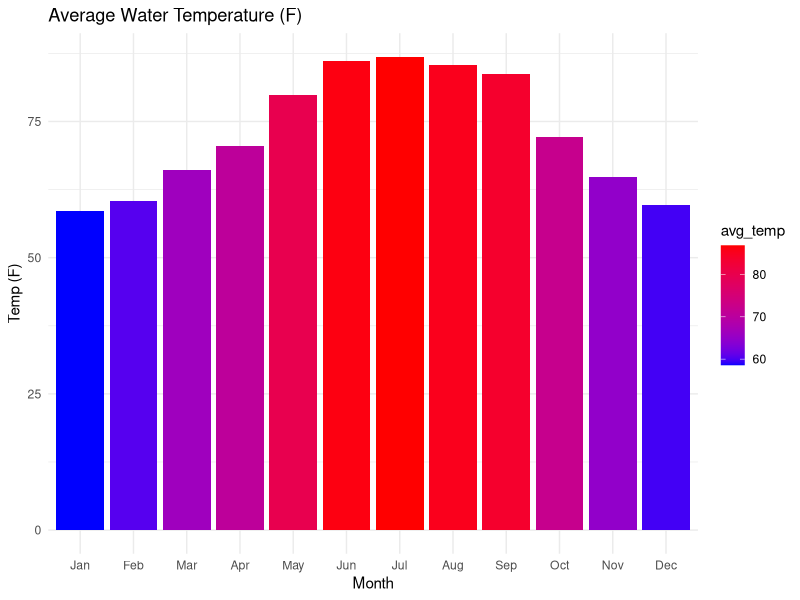
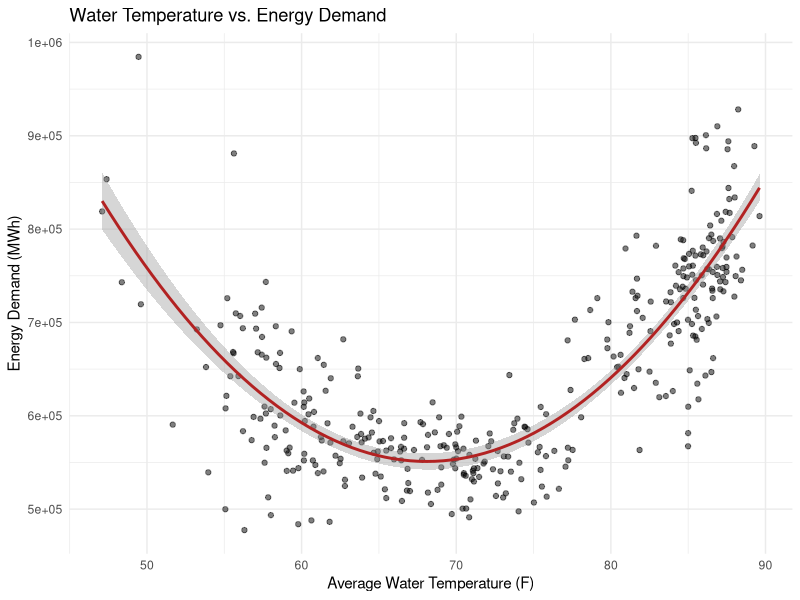

Write R code to recreate these figures, in order.
## ---- chunk 1
#| echo: false
#| message: false
#| warning: false

library(tidyverse)
library(broom)
library(kableExtra)
Dauphin_Island <- read.csv("dauphin_island.csv")
energy_demand <- read.csv("energy_demand.csv")
## ---- chunk 2
#| echo: false
#| message: false
#| warning: false

eighty_five <-Dauphin_Island %>%
  filter(Water.Temp...F. > 85)

## ---- chunk 3
#| echo: false
#| message: false
#| warning: false

high_temp <- Dauphin_Island %>%
  filter(Water.Temp...F. > 85) %>%
  mutate(Month = month(Date, label = TRUE))
month_freq <- high_temp %>%
  count(Month) %>%
  arrange(desc(n))

month_freq |>
  rename(Month = Month, `Hours Above 85 degrees Fahrenheit` = n) |>
  kable(caption = "Frequency of High Water Temperature Occurrences by Month") |>
  kable_styling(bootstrap_options = c("striped", "hover", "condensed"), full_width = F, position = "left")
## ---- chunk 4
water <- Dauphin_Island |>
  mutate(Date = as.Date(Date)) |>
  group_by(Date) |>
  summarize(avg_water_temp = mean(as.numeric(Water.Temp...F.), na.rm = TRUE))

energy <- energy_demand |>
  mutate(Date = as.Date(Timestamp..Hour.Ending., format = "%m/%d/%Y"))

combined <- inner_join(water, energy, by = "Date")
## ---- chunk 5
montly_summary <- combined |>
  mutate(Month = month(Date, label = TRUE, abbr = TRUE)) |>
  group_by(Month) |>
  summarize(avg_temp = mean(avg_water_temp, na.rm = TRUE))

ggplot(montly_summary, aes(x=Month, y=avg_temp, fill = avg_temp)) +
  geom_col() +
  scale_fill_gradient(low = "blue", high = "red") +
  labs(title = "Average Water Temperature (F)", x= "Month", y = "Temp (F)") +
  theme_minimal()

## ---- chunk 6
#| echo: false
#| message: false
#| warning: false

water <- Dauphin_Island |>
  mutate(Date = as.Date(Date)) |>
  group_by(Date) |>
  summarize(avg_water_temp = mean(as.numeric(Water.Temp...F.), na.rm = TRUE))

energy <- energy_demand |>
  mutate(Date = as.Date(Timestamp..Hour.Ending., format = "%m/%d/%Y"))

combined <- inner_join(water, energy, by = "Date")

ggplot(combined, aes(x = avg_water_temp, y = SOCO.Demand..MWh.)) +
  geom_point(alpha = 0.5) +
  geom_smooth(method = "lm", formula = y ~ poly(x, 2), color = "firebrick", se = TRUE) +
  labs(title = "Water Temperature vs. Energy Demand", x = "Average Water Temperature (F)", y = "Energy Demand (MWh)") +
  theme_minimal()
## ---- chunk 7
#| echo: false
#| message: false
#| warning: false

model <- lm(SOCO.Demand..MWh. ~ avg_water_temp, data = combined)

tidy(model) |>
  kable(caption = "Linear Regression Results: Water Temperature vs. Energy Demand", digits = 30)
model_stats <- glance(model)
cat("The R-squared value for this model is:", round(model_stats$r.squared, 4))
